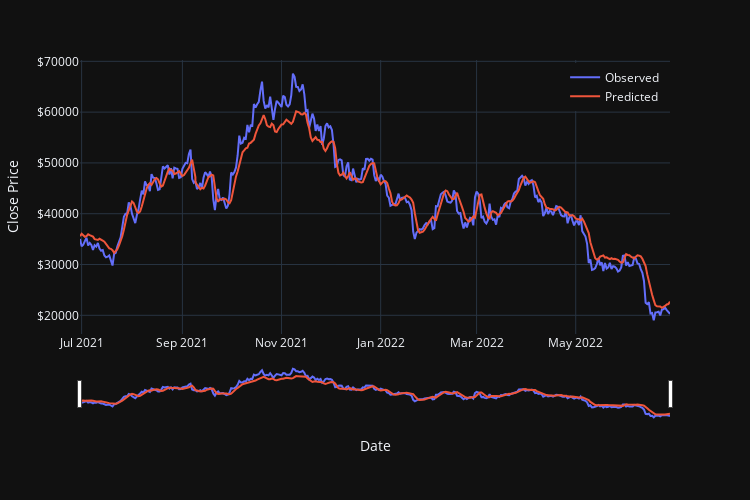
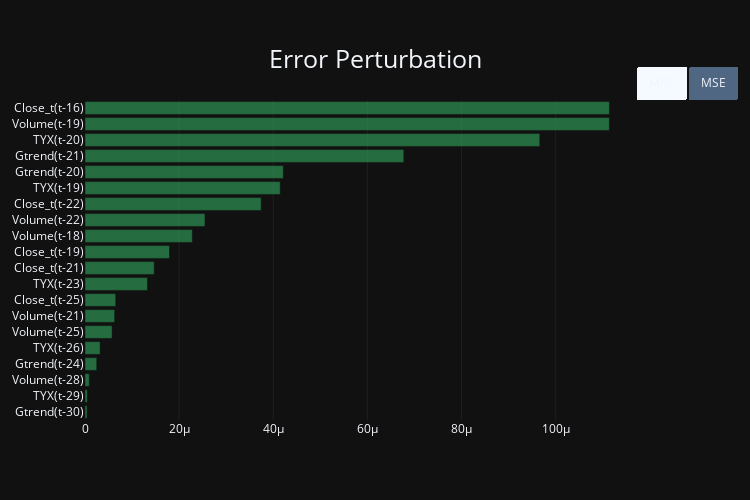

These figures' notebook cell, in order:
### Code cell
model_id = 'Deep Learning LSTM'
lstm_model, X_test, y_test, xscaler, yscaler, test_dates = train_model(
                                                                    prep_dsets=prep_dsets, 
                                                                    coin_name=cc, 
                                                                    model_builder=build_LSTM,
                                                                    model_kwargs=dict(
                                                                        num_rnns=2,
                                                                        dim_rnn=100, 
                                                                        dense_units=100, 
                                                                        drop=False, 
                                                                        drop_rate=0.1,
                                                                    ),
                                                                    batch_size=1,
                                                                    n_epochs=100,
                                                                    early_stop=True,
                                                                    patience=30,
                                                                    save=True
                                                                )
lstm_model = load_model(lstm_model, 'BTC_LSTM_60_lags_4_fts', '/models/')
lstm_tdf = gen_test_df(lstm_model, X_test, y_test, yscaler, ticker='BTC', test_dates=test_dates, lags=timesteps, model_id=model_id, pred_scope=scope)
lstm_tdf = filter_test_df(lstm_tdf, 'BTC', model_id, scope)
plot_model_test(lstm_tdf).show()
lstm_idf = gen_importance_df(lstm_model, dsets['BTC-USD'], timesteps, 'BTC', model_id, scope)
plot_importance(lstm_idf)

### Figure 1 — Plotly figure (JSON) as saved in the notebook; plotly's stock layout.template omitted (floating-point values rounded to 4 significant figures; data arrays with more than 128 entries replaced by an {"elided": "..."} marker saying what was removed)
{"data": [{"hovertemplate": "%{y:$,.2f}", "legendgroup": "Observed", "line": {"color": "#636efa", "dash": "solid"}, "marker": {"symbol": "circle"}, "mode": "lines", "name": "Observed", "orientation": "v", "showlegend": true, "type": "scatter", "x": {"elided": "365 str values"}, "xaxis": "x", "y": {"elided": "365 float values"}, "yaxis": "y"}, {"hovertemplate": "%{y:$,.2f}", "legendgroup": "Predicted", "line": {"color": "#EF553B", "dash": "solid"}, "marker": {"symbol": "circle"}, "mode": "lines", "name": "Predicted", "orientation": "v", "showlegend": true, "type": "scatter", "x": {"elided": "365 str values"}, "xaxis": "x", "y": {"elided": "365 float values"}, "yaxis": "y"}], "layout": {"height": 500, "hovermode": "x unified", "legend": {"title": {"text": ""}, "tracegroupgap": 0, "x": 0.99, "xanchor": "right", "y": 0.99, "yanchor": "top"}, "margin": {"t": 60}, "title": {"font": {"size": 25}, "x": 0.5, "xanchor": "center", "y": 0.95, "yanchor": "top"}, "width": 750, "xaxis": {"anchor": "y", "domain": [0, 1], "rangeslider": {"visible": true}, "title": {"text": "Date"}}, "yaxis": {"anchor": "x", "domain": [0, 1], "tickformat": "$", "title": {"text": "Close Price"}}}}

### Figure 2 — Plotly figure (JSON) as saved in the notebook; plotly's stock layout.template omitted (floating-point values rounded to 4 significant figures)
{"data": [{"marker": {"color": "rgba(50, 171, 96, 0.6)"}, "name": "mae", "orientation": "h", "type": "bar", "visible": true, "x": [4.459e-07, 4.989e-07, 9.16e-07, 2.496e-06, 3.218e-06, 5.758e-06, 6.309e-06, 6.532e-06, 1.327e-05, 1.47e-05, 1.796e-05, 2.281e-05, 2.549e-05, 3.743e-05, 4.148e-05, 4.214e-05, 6.774e-05, 9.663e-05, 0.0001114, 0.0001114], "y": ["Gtrend(t-30)", "TYX(t-29)", "Volume(t-28)", "Gtrend(t-24)", "TYX(t-26)", "Volume(t-25)", "Volume(t-21)", "Close_t(t-25)", "TYX(t-23)", "Close_t(t-21)", "Close_t(t-19)", "Volume(t-18)", "Volume(t-22)", "Close_t(t-22)", "TYX(t-19)", "Gtrend(t-20)", "Gtrend(t-21)", "TYX(t-20)", "Volume(t-19)", "Close_t(t-16)"]}, {"marker": {"color": "rgba(50, 171, 96, 0.6)"}, "name": "mse", "orientation": "h", "type": "bar", "visible": false, "x": [6.632e-08, 1.155e-07, 1.92e-07, 3.63e-07, 4.18e-07, 4.394e-07, 4.589e-07, 4.953e-07, 5.827e-07, 6.311e-07, 7.391e-07, 1.948e-06, 1.952e-06, 2.015e-06, 2.073e-06, 2.825e-06, 3.356e-06, 3.986e-06, 4.342e-06, 4.39e-06], "y": ["Volume(t-28)", "TYX(t-26)", "Gtrend(t-23)", "TYX(t-22)", "TYX(t-21)", "Gtrend(t-24)", "Close_t(t-25)", "Volume(t-25)", "Close_t(t-16)", "Volume(t-21)", "TYX(t-23)", "Volume(t-22)", "Volume(t-19)", "Volume(t-18)", "Close_t(t-21)", "Close_t(t-22)", "TYX(t-20)", "Gtrend(t-21)", "Gtrend(t-20)", "TYX(t-19)"]}], "layout": {"autosize": true, "height": 500, "title": {"font": {"size": 25}, "text": "Error Perturbation", "x": 0.5, "xanchor": "center", "y": 0.9, "yanchor": "top"}, "updatemenus": [{"active": 0, "buttons": [{"args": [{"visible": [true, false]}], "label": "MAE", "method": "update"}, {"args": [{"visible": [false, true]}], "label": "MSE", "method": "update"}], "direction": "left", "type": "buttons", "x": 1, "xanchor": "left", "y": 1, "yanchor": "bottom"}], "width": 750, "xaxis": {"gridcolor": "DarkGrey", "gridwidth": 0.1, "showgrid": true}, "yaxis": {"tickmode": "linear"}}}
